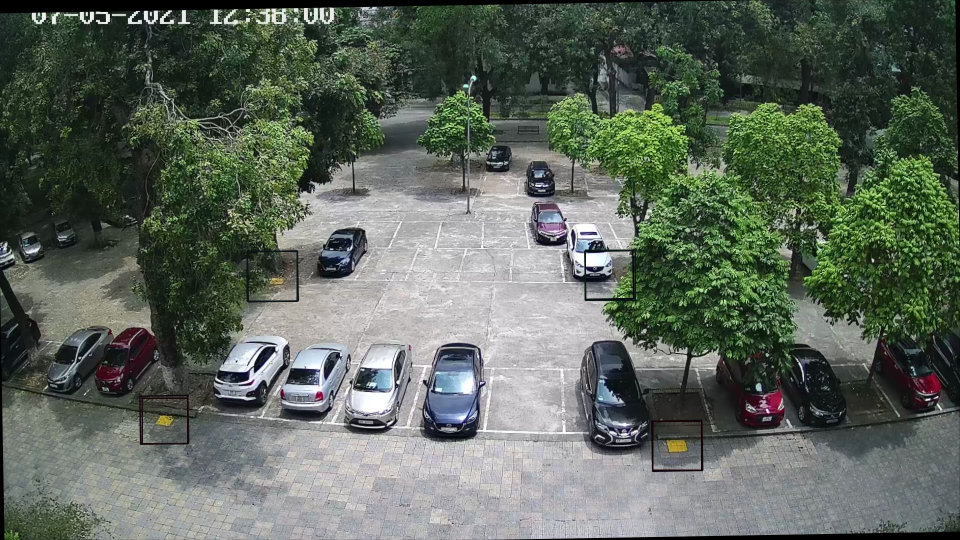
#> input picture data_process/C9/calib/recov_0101_(0_10_1).jpg, 1920 x 1080 px, given as the content of the folder D:/generate_data/data_source, which was not available (shown at 1/2 size)
$ python test_image_generator.py
#> lines starting #> are read from the running program, lines starting #| are printed output that depends on the picture; pictures that were not available may be replaced by others from this repository, and a replacement may not be noted
import os
import math

import imutils
import numpy as np
from cv2 import cv2
import math

def image_generator(image_path, image_write_path):

#> called with image_path = 'D:/generate_data/data_source', image_write_path = 'D:/generate_data/data_generated'
    def image_zoom_out(image_data):
        region_of_interest = np.float32([[1, 0, 0], [0, 1, 0]])
        image_zoom = cv2.warpAffine(image_data, region_of_interest, (3000, 3000))
        image_shift = imutils.translate(image_zoom,
                                        (1500 - 1920/2),
                                        (1500 - 1080/2))
        return image_shift

    def image_output(image_write_path, image_data, filename, direction, y_value, x_value, rotate_value):
        image_path = "{}/{}_{}_({}_{}_{}).jpg".format(image_write_path,
                                                          filename,
                                                          direction,
                                                          y_value,
                                                          x_value,
                                                          rotate_value)
        cv2.imwrite(image_path, image_data)
        print(image_path)

        return

    def image_modifier(image_path, image_write_path, direction, generator_limit, generator_step):
        up_down = 90
        left_right = 0
        up_down_flag = 0
        left_right_flag = 0

        if direction == "up" or direction == "down":
            up_down_flag = 1
            if direction == "down":
                up_down = -90
        if direction == "left" or direction == "right":
            left_right_flag = 1
            if direction == "left":
                left_right = 180

        for filename in os.listdir(image_path):
            os.chdir(image_path)
            image_data = cv2.imread(filename)
            (image_height, image_width, r) = image_data.shape

            if direction == "rotation":
                for angle in range(-generator_limit, generator_limit, generator_step):
                    image_name = os.path.splitext(filename)[0]
                    rotation_matrix = cv2.getRotationMatrix2D((3000 // 2, 3000 // 2),
                                                              angle,
                                                              1.0
                                                              )
                    image_rotation = cv2.warpAffine(image_zoom_out(image_data),
                                                    rotation_matrix,
                                                    (3000, 3000)
                                                    )
                    image_cut = image_rotation[960:960 + image_height, 540:540 + image_width]

                    # print(image_write_path)
                    image_output(image_write_path=image_write_path,
                                 image_data=image_cut,
                                 filename=image_name,
                                 direction=direction,
                                 y_value=0,
                                 x_value=0,
                                 rotate_value=angle)

            else:
                image_data = image_zoom_out(image_data)

                for j in range(0, generator_limit + 1, generator_step):
                    image_name = os.path.splitext(filename)[0]
                    y_value = int(j * math.cos(left_right * math.pi / 180) * left_right_flag)
                    x_value = -int(j * math.sin(up_down * math.pi / 180) * up_down_flag)

                    image_shift = imutils.translate(image_data, y_value, x_value)
                    image_cut = image_shift[960:960 + image_height, 540:540 + image_width]
                    image_output(image_write_path=image_write_path,
                                 image_data=image_cut,
                                 filename=image_name,
                                 direction=direction,
                                 y_value=y_value,
                                 x_value=x_value,
                                 rotate_value=0)

        return


    print("Get user inputs")
    translation_limit   = int(input("Translation limit: "))
#> the answer given: 3
    rotation_limit      = int(input("Rotation limit: "))
#> the answer given: 3
    print("Generating images")

    image_modifier(image_path, image_write_path, "up", translation_limit, 10)
#> in image_modifier, image_data is the input picture: shape (1080, 1920, 3); mean B, G, R 92.3, 102.9, 93.5
#> in image_zoom_out, `image_zoom = cv2.warpAffine(image_data, region_of_interest, (3000, 300..`:
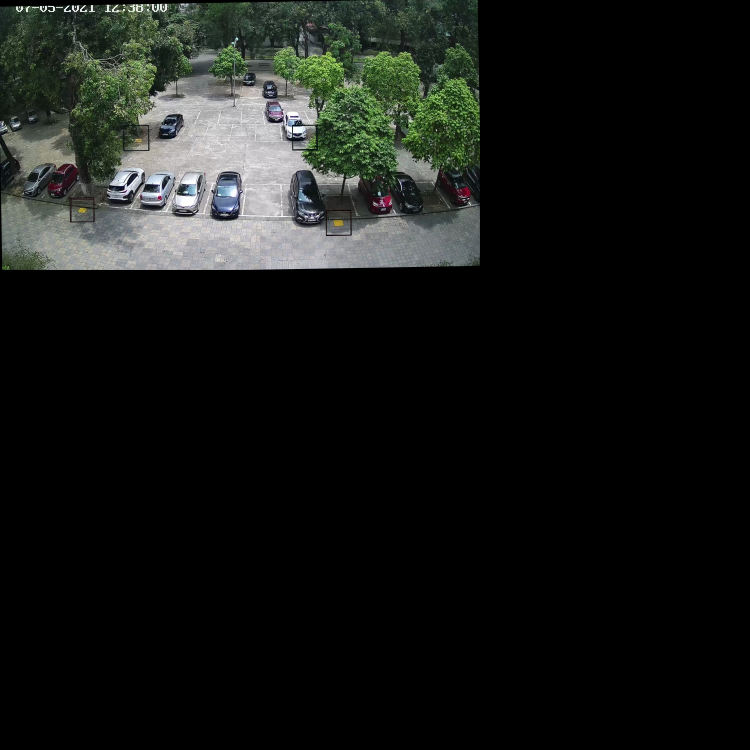
#> image_zoom: shape (3000, 3000, 3) (shown at 1/4 size); mean B, G, R 21.3, 23.7, 21.5
#> in image_zoom_out, `image_shift = imutils.translate(image_zoom, (1500 - 1920/2), (1500 - 1..`:
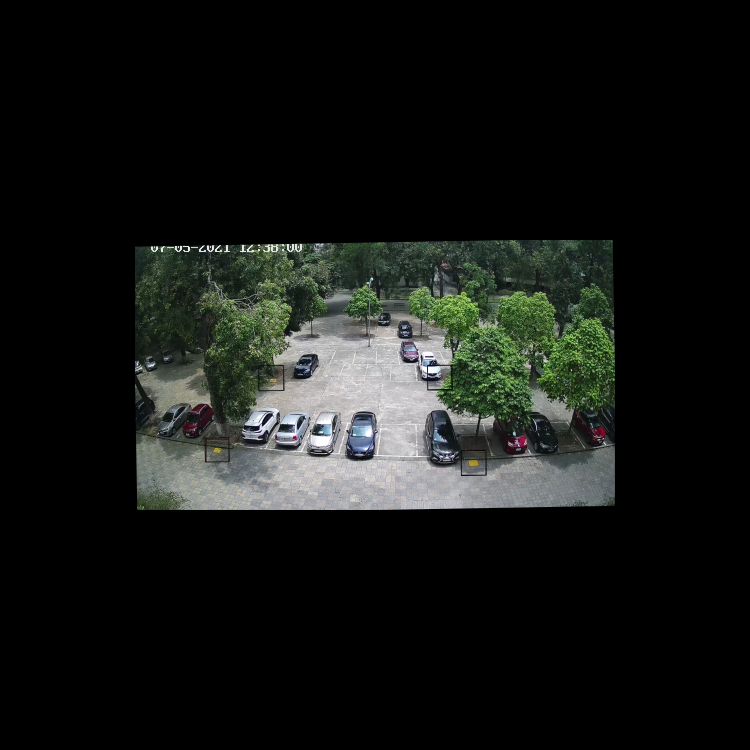
#> image_shift: shape (3000, 3000, 3) (shown at 1/4 size); mean B, G, R 21.3, 23.7, 21.5
    print("*----")
    image_modifier(image_path, image_write_path, "down", translation_limit, 10)
    print("**---")
    image_modifier(image_path, image_write_path, "left", translation_limit, 10)
    print("***--")
    image_modifier(image_path, image_write_path, "right", translation_limit, 10)
    print("****-")
    image_modifier(image_path, image_write_path, "rotation", rotation_limit, 1)
#> the loop in image_modifier (call 5), `for angle in range(-generator_limit, generator_limit, generator_step):` made 6 passes
#> pass 1, in image_modifier (call 5), `image_rotation = cv2.warpAffine(image_zoom_out(image_data), rotation_m..`:
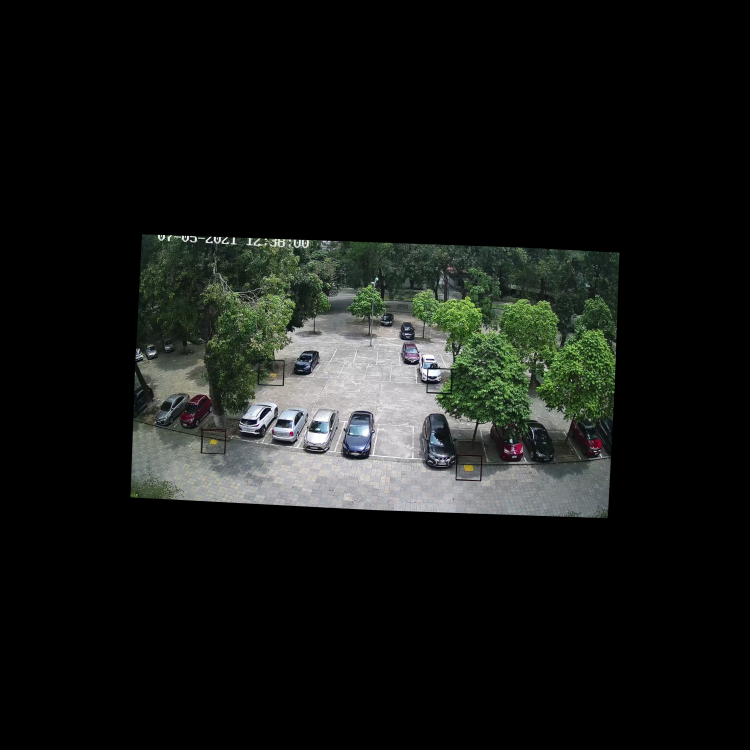
#> image_rotation: shape (3000, 3000, 3) (shown at 1/4 size); mean B, G, R 21.3, 23.7, 21.5
#> pass 1, in image_modifier (call 5), `image_cut = image_rotation[960:960 + image_height, 540:540 + image_wid..`:
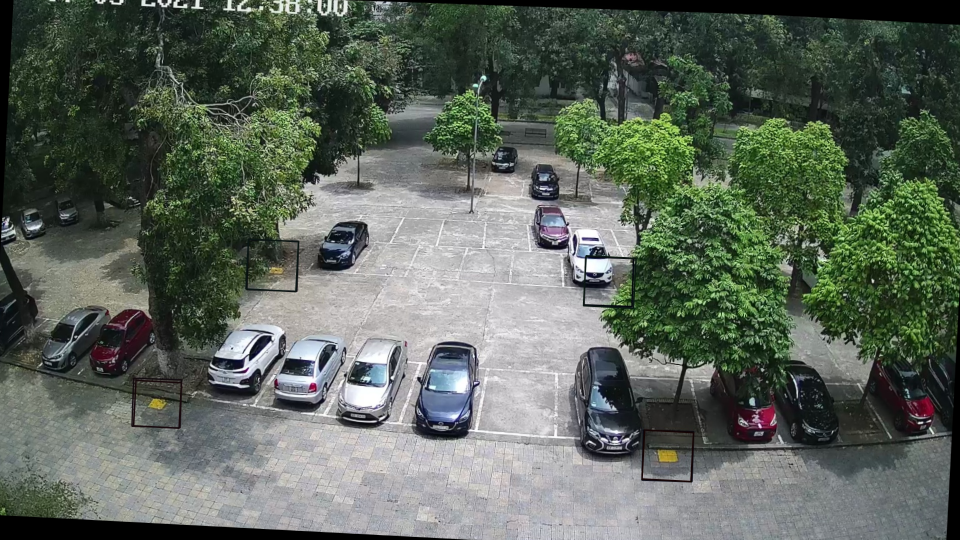
#> image_cut: shape (1080, 1920, 3) (shown at 1/2 size); mean B, G, R 90.7, 101.2, 92
#> pass 2, in image_modifier (call 5), `image_rotation = cv2.warpAffine(image_zoom_out(image_data), rotation_m..`:
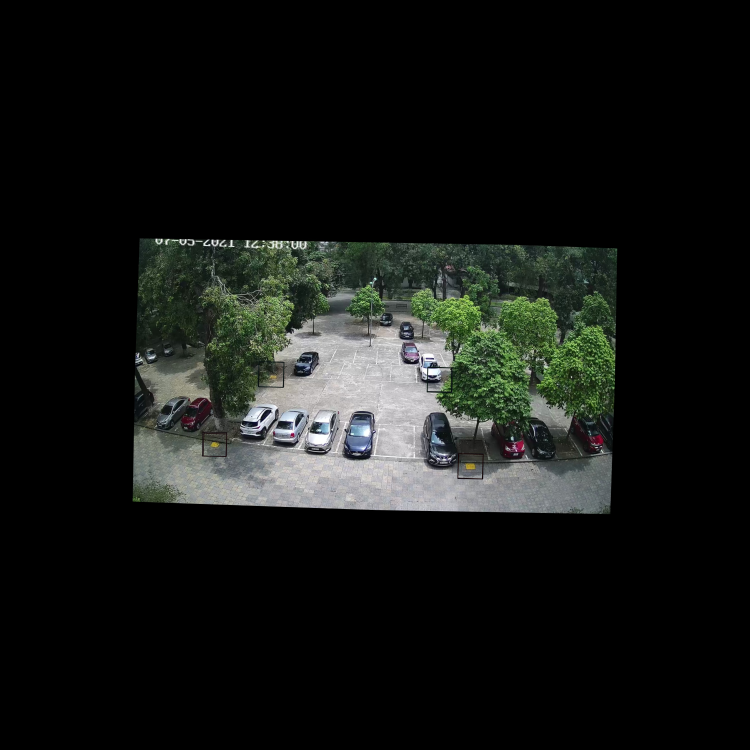
#> image_rotation: shape (3000, 3000, 3) (shown at 1/4 size); mean B, G, R 21.3, 23.7, 21.5
#> pass 2, in image_modifier (call 5), `image_cut = image_rotation[960:960 + image_height, 540:540 + image_wid..`:
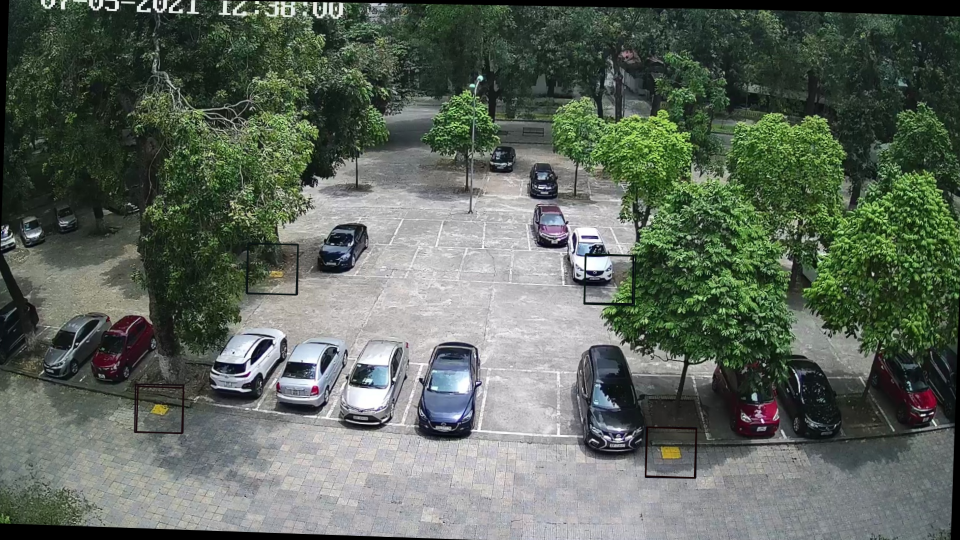
#> image_cut: shape (1080, 1920, 3) (shown at 1/2 size); mean B, G, R 91.6, 102.2, 92.8
    print("*****")

    print("Image generation finished!")

    return 0

source_path = "D:/generate_data/data_source"
generated_path = "D:/generate_data/data_generated"

image_generator(source_path, generated_path)
